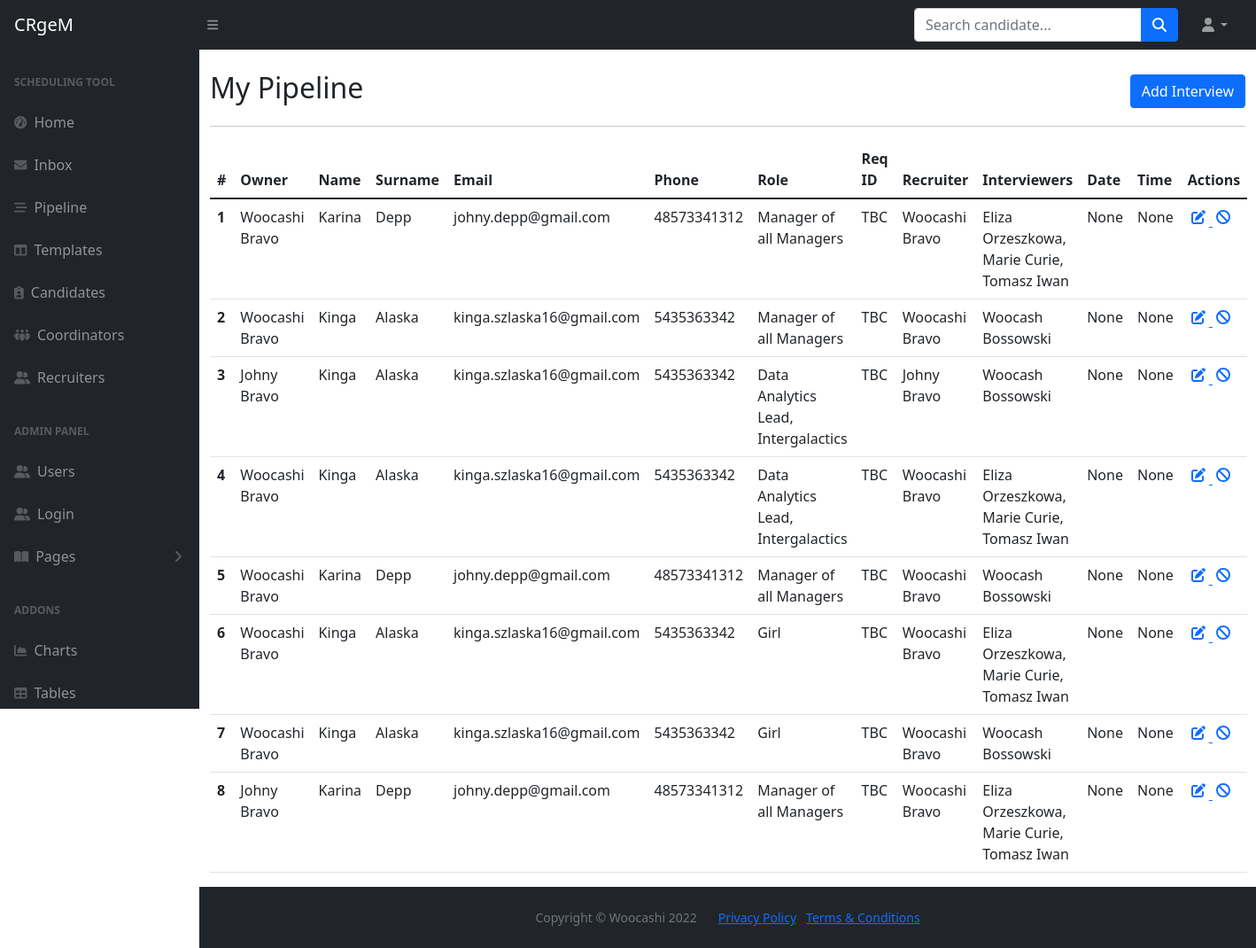
/pipeline, run on the app's committed database.
### main.py (models this page shows)
class Interview(db.Model, Base):
    __tablename__="interviews"
    id = db.Column(db.Integer, primary_key=True)
    first_name = db.Column(db.String, nullable=False)
    last_name = db.Column(db.String, nullable=False)
    email = db.Column(db.String, nullable=False)
    phone = db.Column(db.String, nullable=False)
    req_id = db.Column(db.String, nullable=False)
    role = db.Column(db.String, nullable=False)
    recruiter = db.Column(db.String, nullable=False)
    interviewers = db.Column(db.String, nullable=False)
    date = db.Column(db.Date, nullable=True)
    time = db.Column(db.Time, nullable=True)
    notes = db.Column(db.Text, nullable=False)
    owner_id = Column(Integer, ForeignKey('users.id'))
    created_by = relationship("User", back_populates="interviews")
    creation_time = db.Column(db.DateTime, nullable=False)
    completion_time = db.Column(db.DateTime, nullable=True)

class User(db.Model, UserMixin, Base):
    __tablename__="users"
    id = db.Column(db.Integer, primary_key=True)
    first_name = db.Column(db.String, nullable=False)
    last_name = db.Column(db.String, nullable=False)
    full_name = db.Column(db.String, nullable=False)
    email = db.Column(db.String, nullable=False, unique=True)
    phone = db.Column(db.String, nullable=False)
    type = db.Column(db.String, nullable=False)
    password = db.Column(db.String, nullable=False)
    interviews = relationship("Interview", back_populates="created_by")
    templates = relationship("Template", back_populates="created_by")
    candidates = relationship("Candidate", back_populates="created_by")
    tasks_sent = relationship("Task", primaryjoin="User.id==Task.sender_id", back_populates="from_user")
    tasks_received = relationship("Task", primaryjoin="User.id==Task.recipient_id", back_populates="to_user")
    tasks_delegated = relationship("Task", primaryjoin="User.id==Task.delegate_id", back_populates="delegated_by")

### main.py (the view)
@app.route('/pipeline')
def pipeline():
    interviews = db.session.query(Interview).all()
    return render_template('pipeline.html', interviews=interviews, current_user=current_user, is_authenticated=current_user.is_authenticated)

### templates/pipeline.html (shortened to what this page needs)
{% import "bootstrap/wtf.html" as wtf %}
{% include 'header.html' %}
	<main>
		<div class="container mt-4">
			<div class="row d-flex align-items-center">
				<div class="col-lg-6">
					<h2>My Pipeline</h2>
				</div>
				<div class="col-lg-6 d-flex justify-content-end">
					<a class="btn btn-primary" href="{{url_for('pipeline_new', form=form)}}">Add Interview</a>
				</div>
			</div>
			<hr>
			{% if interviews|length == 0 %}
			<p>You don't have interviews in your pipeline. Please click on Add Interview button above to proceed with your first interview scheduling. Enjoy working with our CRM!</p>
			{% else %}
			<table class="table">
				  <thead>
				    <tr>
				      <th scope="col">#</th>
					    <th scope="col">Owner</th>
				      <th scope="col">Name</th>
				      <th scope="col">Surname</th>
				      <th scope="col">Email</th>
					    <th scope="col">Phone</th>
					    <th scope="col">Role</th>
					    <th scope="col">Req ID</th>
					    <th scope="col">Recruiter</th>
					    <th scope="col">Interviewers</th>
					    <th scope="col">Date</th>
					    <th scope="col">Time</th>
					    <th scope="col">Actions</th>
				    </tr>
				  </thead>
				  <tbody>
				  {% for interview in interviews %}
				    <tr>
				      <th scope="row">{{interview.id}}</th>
					    <td>{{interview.created_by.full_name}}</td>
				      <td>{{interview.first_name}}</td>
				      <td>{{interview.last_name}}</td>
				      <td>{{interview.email}}</td>
					    <td>{{interview.phone}}</td>
					    <td>{{interview.role}}</td>
					    <td>{{interview.req_id}}</td>
					    <td>{{interview.recruiter}}</td>
					    <td>{{interview.interviewers}}</td>
					    <td>{{interview.date}}</td>
					    <td>{{interview.time}}</td>
					    <td>
						    <a href="{{url_for('pipeline_edit', interview_id=interview.id)}}">
							    <i class="fa-solid fa-pen-to-square p-1" title="edit template"></i>
						    <a href="{{url_for('pipeline_delete', interview_id=interview.id)}}">
						        <i class="fa-solid fa-ban p-1" title="delete template"></i>
					        </a>
					    </td>
				    </tr>
				  {% endfor %}
				  </tbody>
				</table>
			{% endif %}
		</div>
	</main>
{% include 'footer.html' %}

### data on the page
Interview: id "1", created_by.full_name "Woocashi Bravo", first_name "Karina", last_name "Depp", email "johny.depp@gmail.com", phone "48573341312", role "Manager of all Managers", req_id "TBC", recruiter "Woocashi Bravo", interviewers "Eliza Orzeszkowa, Marie Curie, Tomasz Iwan", date "None", time "None"
Interview: id "2", created_by.full_name "Woocashi Bravo", first_name "Kinga", last_name "Alaska", email "kinga.szlaska16@gmail.com", phone "5435363342", role "Manager of all Managers", req_id "TBC", recruiter "Woocashi Bravo", interviewers "Woocash Bossowski", date "None", time "None"
Interview: id "3", created_by.full_name "Johny Bravo", first_name "Kinga", last_name "Alaska", email "kinga.szlaska16@gmail.com", phone "5435363342", role "Data Analytics Lead, Intergalactics", req_id "TBC", recruiter "Johny Bravo", interviewers "Woocash Bossowski", date "None", time "None"
Interview: id "4", created_by.full_name "Woocashi Bravo", first_name "Kinga", last_name "Alaska", email "kinga.szlaska16@gmail.com", phone "5435363342", role "Data Analytics Lead, Intergalactics", req_id "TBC", recruiter "Woocashi Bravo", interviewers "Eliza Orzeszkowa, Marie Curie, Tomasz Iwan", date "None", time "None"
Interview: id "5", created_by.full_name "Woocashi Bravo", first_name "Karina", last_name "Depp", email "johny.depp@gmail.com", phone "48573341312", role "Manager of all Managers", req_id "TBC", recruiter "Woocashi Bravo", interviewers "Woocash Bossowski", date "None", time "None"
Interview: id "6", created_by.full_name "Woocashi Bravo", first_name "Kinga", last_name "Alaska", email "kinga.szlaska16@gmail.com", phone "5435363342", role "Girl", req_id "TBC", recruiter "Woocashi Bravo", interviewers "Eliza Orzeszkowa, Marie Curie, Tomasz Iwan", date "None", time "None"
Interview: id "7", created_by.full_name "Woocashi Bravo", first_name "Kinga", last_name "Alaska", email "kinga.szlaska16@gmail.com", phone "5435363342", role "Girl", req_id "TBC", recruiter "Woocashi Bravo", interviewers "Woocash Bossowski", date "None", time "None"
Interview: id "8", created_by.full_name "Johny Bravo", first_name "Karina", last_name "Depp", email "johny.depp@gmail.com", phone "48573341312", role "Manager of all Managers", req_id "TBC", recruiter "Woocashi Bravo", interviewers "Eliza Orzeszkowa, Marie Curie, Tomasz Iwan", date "None", time "None"
